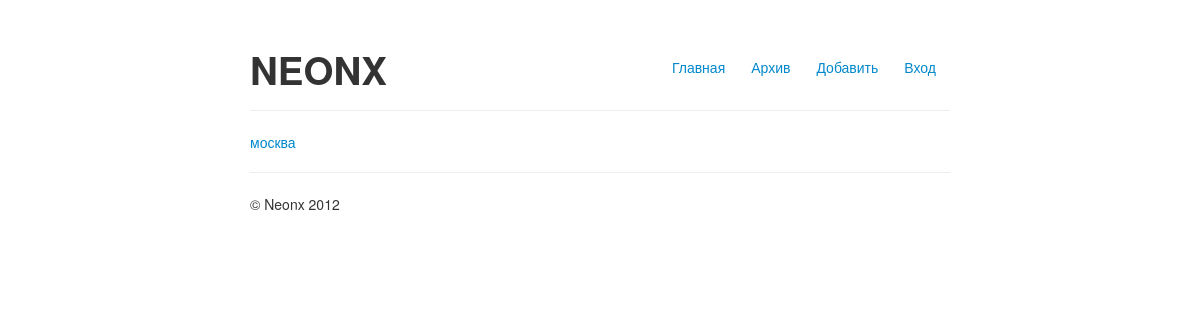
The app's page /moskva, older data.
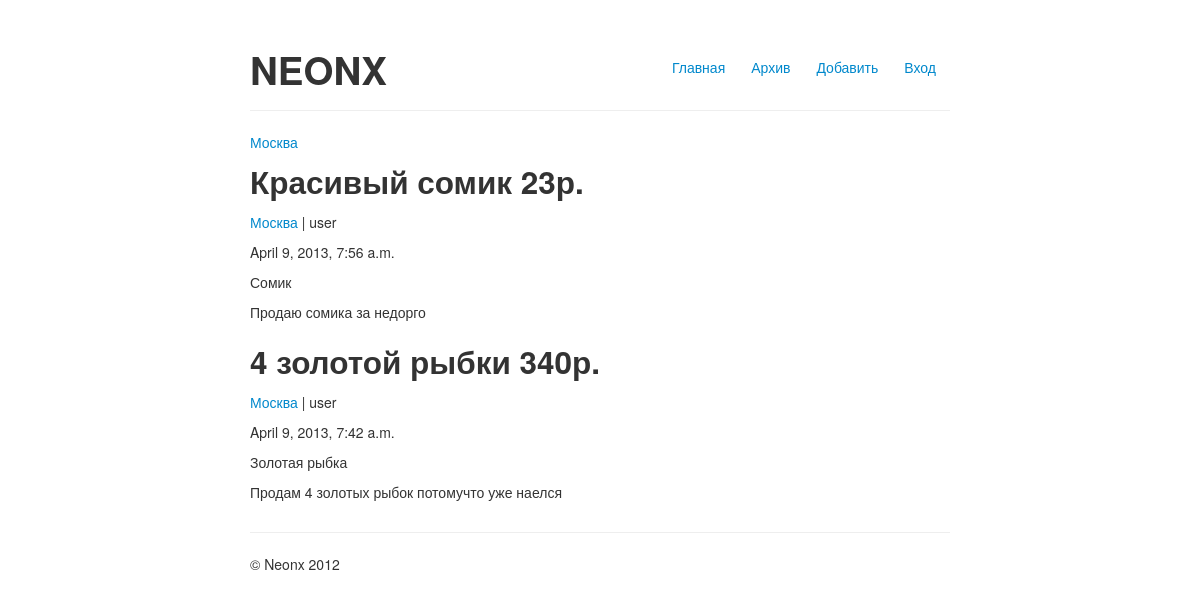
The same page, newer data.
### ad/models.py (models this page shows, shortened)
class City(models.Model):
    title = models.CharField(max_length=30, verbose_name = 'Город')
    name = models.CharField(max_length=30, verbose_name='Город транслитом')
    class Meta:
        verbose_name = 'Город'
        verbose_name_plural = 'Города'

class Ad(models.Model):
    title = models.CharField(max_length=50, verbose_name = 'Заголовок')
    description = models.TextField(verbose_name = 'Описание')
    timestamp = models.DateTimeField(default=datetime.now())
    price = models.IntegerField(verbose_name = 'Цена')
    category = models.ForeignKey(Category, verbose_name = 'Категория')
    city = models.ForeignKey(City, verbose_name = 'Город')
    user = models.ForeignKey(User)
    image = models.ImageField(upload_to='images', blank=True, default='images/default.jpg', verbose_name = 'Фото')
    class Meta:
        ordering = ('-timestamp',)
        verbose_name = 'Объявление'
        verbose_name_plural = 'Объявления'

class Category(models.Model):
    title = models.CharField(max_length=30, verbose_name = 'Категория')
    name = models.CharField(max_length=30, verbose_name='Категория транслитом')
    class Meta:
        verbose_name = 'Категория'
        verbose_name_plural = 'Категории'
    def __unicode__(self):
        return self.title

### ad/views.py (the view)
def cityarchive(request, urlcity):
    city = City.objects.get(name = urlcity)
    ads = city.ad_set.all()
    return render_to_response("cityarchive.html", {'ads' : ads, 'city' : city,}, RequestContext(request))

### ad/templates/cityarchive.html
﻿{% extends "base.html" %}
{% block content %}
    <a href="/">{{ city.title }}</a>
    {% include "archive.html" %}
{% endblock %}

### ad/templates/base.html (shortened to what this page needs)
<!DOCTYPE html>
<head>
    {% load static from staticfiles %}
    <link rel="stylesheet" type="text/css" href="{% static 'css/bootstrap.css'%}" />
    <link rel="stylesheet" type="text/css" href="{% static 'css/bootstrap-responsive.css'%}" />
    <link rel="stylesheet" type="text/css" href="{% static 'css/main.css'%}" />
</head>
<body>
    <div class="container-narrow">
        <div class="mast-head">
            <ul class="nav nav-pills pull-right">
                <li class="{% ifequal request.path '/'%}active{% endifequal %}"><a href="{% url 'ad.views.home' %}">Главная</a></li>
                <li class="{% ifequal request.path '/archive'%}active{% endifequal %}"><a href="{% url 'ad.views.archive' %}">Архив</a></li>
                <li class="{% ifequal request.path '/addition'%}active{% endifequal %}"><a href="{% url 'ad.views.addition' %}">Добавить</a></li>
                {% if not user.is_authenticated %}
                    <li class="{% ifequal request.path '/login'%}active{% endifequal %}"><a href="{% url 'ad.views.login_user' %}">Вход</a></li>
                {% endif %}
            </ul>
            <h1>NEONX</h1>
        </div>
        <hr>
        {% block content %}
        {% endblock %}
        <hr>
        <p>© Neonx 2012</p>
    </div>
</body>

### ad/templates/archive.html (shortened to what this page needs)
﻿{% block content %}
    {% load thumbnail %}
    {% for ad in ads %}
        <h2>{{ ad.title }} {{ad.price}}р.</h2>
        <div class="row-fluid">
            <div class="span7">
                <p><a href="/{{ ad.city.name }}">{{ ad.city.title }}</a> | {{ ad.user }}</p>
                <p>{{ ad.timestamp }} </p>
                <p>{{ ad.category }} </p>
                <p>{{ ad.description }}</p>
            </div>
            <div class="span5 text-center">
            </div>
        </div>
    {% endfor %}
{% endblock %}

### static/css/main.css (style rules this page uses)
body { padding-top: 20px; padding-bottom: 40px; }
.container-narrow { margin: 0 auto; max-width: 700px; }

Row changes from the older to the newer data that the page shows:
changed City: title "москва" → "Москва"
added Ad: title "Красивый сомик", price "23", city "Москва", user "user", timestamp "April 9, 2013, 7:56 a.m.", category "Сомик", description "Продаю сомика за недорго"
added Ad: title "4 золотой рыбки", price "340", city "Москва", user "user", timestamp "April 9, 2013, 7:42 a.m.", category "Золотая рыбка", description "Продам 4 золотых рыбок потомучто уже наелся"
